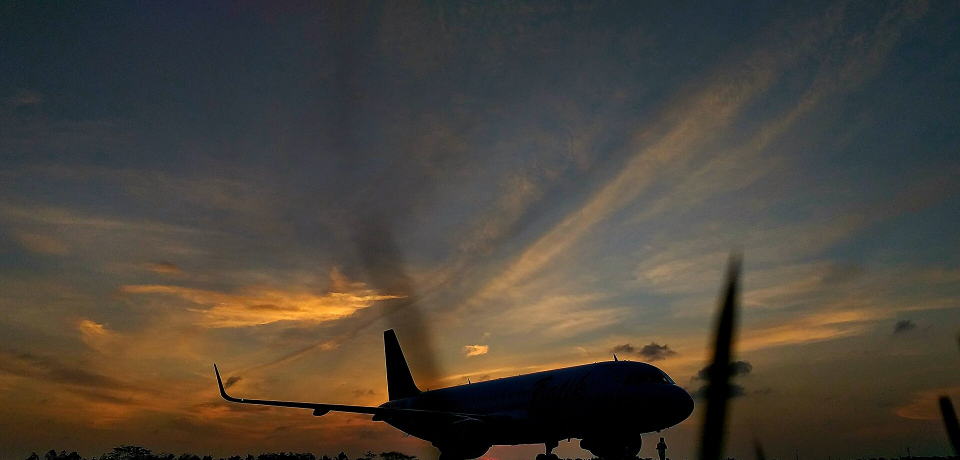
#> input picture la_cosa_nuestra/miniaturas/assets/avion_11.jpg, 1920 x 920 px (shown at 1/2 size); the run also reads 2 pictures not shown here
$ python miniatura_amado_estilo.py
#> lines starting #> are read from the running program, lines starting #| are printed output that depends on the picture; after the words box and inside, x2 and y2 are one past the last pixel; in counts of white or black regions, pixels touching at a corner belong together
### la_cosa_nuestra/miniaturas/crear_miniaturas.py
#!/usr/bin/env python3
"""Miniaturas 1280x720 para 'El Señor de los Cielos' (Amado Carrillo Fuentes). Diseño propio inspirado en el estilo de
las miniaturas de referencia (rostro recortado con brillo rojo, número/texto enorme, círculo rojo, papel rasgado, sangre).
Uso: python3 crear_miniaturas.py [carpeta_salida]"""
import math, os, random, sys
import cv2, numpy as np
from PIL import Image, ImageDraw, ImageFilter, ImageFont

AQUI = os.path.dirname(os.path.abspath(__file__))
A = lambda n: os.path.join(AQUI, "assets", n)
W, H = 1280, 720
FONT = "/usr/share/fonts/opentype/inter/Inter-Black.otf"
ROJO = (214, 24, 24); AMARILLO = (255, 214, 10); BLANCO = (255, 255, 255)


def font(sz): return ImageFont.truetype(FONT, sz)


def cover(im, w, h, cx=0.5, cy=0.5):
    s = max(w / im.width, h / im.height)
    im = im.resize((int(im.width * s) + 1, int(im.height * s) + 1), Image.LANCZOS)
    x = int((im.width - w) * cx); y = int((im.height - h) * cy)
    return im.crop((x, y, x + w, y + h))


def cargar(n): return Image.open(A(n)).convert("RGB")


def vineta(im, fuerza=0.75):
    a = np.asarray(im).astype(np.float32)
    yy, xx = np.mgrid[0:a.shape[0], 0:a.shape[1]]
    d = np.sqrt(((xx - a.shape[1] / 2) / (a.shape[1] / 2)) ** 2 + ((yy - a.shape[0] / 2) / (a.shape[0] / 2)) ** 2)
    m = 1 - fuerza * np.clip(d - 0.45, 0, 1) ** 1.4
    return Image.fromarray(np.clip(a * m[..., None], 0, 255).astype(np.uint8))


def grano(im, s=7, seed=3):
    a = np.asarray(im).astype(np.float32)
    r = np.random.default_rng(seed).normal(0, s, a.shape[:2])[..., None]
    return Image.fromarray(np.clip(a + r, 0, 255).astype(np.uint8))


# [5 lines left out: function tinte, not called in this run]


def rostro(altura):
    """recorte del rostro con bordes limpios (quita los restos de las rejillas del fondo)"""
    im = Image.open(A("cara_recorte.png")).convert("RGBA")
    al = np.asarray(im.split()[3])
    k = cv2.getStructuringElement(cv2.MORPH_ELLIPSE, (41, 41))
    al = cv2.morphologyEx(al, cv2.MORPH_OPEN, k)
    n, lab, st, _ = cv2.connectedComponentsWithStats((al > 128).astype(np.uint8))
    if n > 1:
        al = np.where(lab == 1 + np.argmax(st[1:, 4]), al, 0).astype(np.uint8)
    al = cv2.GaussianBlur(al, (0, 0), 2.2)
    rgb = np.asarray(im.convert("RGB")).astype(np.float32)
    g = rgb.mean(axis=2, keepdims=True)
    g = np.clip((g - 20) * 1.18, 0, 255)                          # mas contraste, blanco y negro duro
    out = Image.fromarray(np.dstack([np.repeat(g, 3, 2), al[..., None]]).astype(np.uint8), "RGBA")
    ys, xs = np.nonzero(al > 20)
    out = out.crop((xs.min(), ys.min(), xs.max() + 1, ys.max() + 1))
    return out.resize((int(out.width * altura / out.height), altura), Image.LANCZOS)


def con_brillo(base, cara, pos, color=ROJO, radio=26, intens=1.0, borde=0, borde_color=BLANCO):
    """pega 'cara' (RGBA) en 'base' con halo de color y, opcionalmente, contorno tipo sticker"""
    x, y = pos
    al = cara.split()[3]
    capa = Image.new("L", base.size, 0); capa.paste(al, (x, y))
    base = base.convert("RGBA")
    halo = capa.filter(ImageFilter.MaxFilter(2 * (radio // 3) + 1)).filter(ImageFilter.GaussianBlur(radio))
    halo = halo.point(lambda v: min(255, int(v * 1.6 * intens)))
    base.alpha_composite(Image.composite(Image.new("RGBA", base.size, color + (255,)), Image.new("RGBA", base.size, (0, 0, 0, 0)), halo))
    if borde:
        cnt = capa.filter(ImageFilter.MaxFilter(2 * borde + 1)).filter(ImageFilter.GaussianBlur(1.2))
        sombra = cnt.filter(ImageFilter.GaussianBlur(10)).point(lambda v: int(v * 0.6))
        base.alpha_composite(Image.composite(Image.new("RGBA", base.size, (0, 0, 0, 255)), Image.new("RGBA", base.size, (0, 0, 0, 0)), sombra), (8, 10))
        base.alpha_composite(Image.composite(Image.new("RGBA", base.size, borde_color + (255,)), Image.new("RGBA", base.size, (0, 0, 0, 0)), cnt))
    base.alpha_composite(cara, (x, y))
    return base.convert("RGB")


def texto(im, xy, s, sz, color=BLANCO, trazo=8, trazo_color=(0, 0, 0), ancla="la", sombra=True, rot=0, espaciado=0):
    """texto grande con contorno y sombra; rot gira el texto alrededor de su centro"""
    f = font(sz)
    capa = Image.new("RGBA", im.size, (0, 0, 0, 0))
    d = ImageDraw.Draw(capa)
    if sombra:
        d.text((xy[0] + 6, xy[1] + 8), s, font=f, fill=(0, 0, 0, 200), anchor=ancla, stroke_width=trazo, stroke_fill=(0, 0, 0, 200))
        capa = capa.filter(ImageFilter.GaussianBlur(4)); d = ImageDraw.Draw(capa)
    d.text(xy, s, font=f, fill=color + (255,), anchor=ancla, stroke_width=trazo, stroke_fill=trazo_color + (255,))
    if rot:
        capa = capa.rotate(rot, center=xy, resample=Image.BICUBIC)
    base = im.convert("RGBA"); base.alpha_composite(capa)
    return base.convert("RGB")


def ancho_texto(s, sz, trazo=8):
    b = font(sz).getbbox(s, stroke_width=trazo)
    return b[2] - b[0]


# [225 lines left out: functions ajustar, sangre, rasgado, papel_rasgado, circulo_flecha, cinta and 9 more, not called in this run]


# [2 lines that do not run on import are left out]

### la_cosa_nuestra/miniaturas/miniatura_banderas.py
#!/usr/bin/env python3
"""Miniatura Ovidio: bandera de EE.UU. a la izquierda, Palacio Nacional con la bandera de Mexico a la derecha, rostro completo al centro.
Uso: python3 miniatura_banderas.py [carpeta_salida]"""
import os, sys
import numpy as np
from PIL import Image, ImageDraw, ImageFilter, ImageEnhance
from crear_miniaturas import *
from miniatura_documental import realzar


# [16 lines left out: functions rostro_ovidio, rostro_traje, not called in this run]


def mitad(nombre, caja, w, h, k, rgb):
    im = cargar(nombre); x0, y0, x1, y1 = caja
    im = im.crop((int(im.width * x0), int(im.height * y0), int(im.width * x1), int(im.height * y1)))
    im = cover(im, w, h)
    a = np.asarray(realzar(im, 1.0, 1.1, 1.12)).astype(np.float32) * k * np.array(rgb, np.float32)
    return Image.fromarray(np.clip(a, 0, 255).astype(np.uint8))


# [10 lines left out: function grunge, not called in this run]


def insignia(im, centro, r=40):
    """sello azul de cuenta verificada"""
    S = 4; capa = Image.new("RGBA", (2 * r * S + 8, 2 * r * S + 8), (0, 0, 0, 0)); d = ImageDraw.Draw(capa); c = r * S + 4
    import math
    pts = [(c + (r * S * (0.88 + 0.12 * math.cos(8 * t))) * math.cos(t), c + (r * S * (0.88 + 0.12 * math.cos(8 * t))) * math.sin(t)) for t in np.linspace(0, 2 * math.pi, 400)]
    d.polygon(pts, fill=(29, 155, 240, 255))
    d.line([(c - 0.36 * r * S, c + 0.02 * r * S), (c - 0.1 * r * S, c + 0.28 * r * S), (c + 0.4 * r * S, c - 0.26 * r * S)], fill=(255, 255, 255, 255), width=int(0.16 * r * S), joint="curve")
    capa = capa.resize((capa.width // S, capa.height // S), Image.LANCZOS)
    b = im.convert("RGBA"); b.alpha_composite(capa, (int(centro[0] - capa.width / 2), int(centro[1] - capa.height / 2))); return b.convert("RGB")


def marco(im, g=9):
    d = ImageDraw.Draw(im)
    for i in range(g):
        v = int(170 - 8 * abs(i - g / 2) * 2); d.rectangle((i, i, W - 1 - i, H - 1 - i), outline=(v, v, v + 6))
    return im


# [19 lines left out: function miniatura, not called in this run]


# [4 lines that do not run on import are left out]

### la_cosa_nuestra/miniaturas/miniatura_documental.py
#!/usr/bin/env python3
"""Miniatura estilo 'collage documental' (fotos rasgadas, expediente de fondo, rostro grande en COLOR).
El color del rostro es una colorizacion estimada (mapa de color por luminosidad) sobre la ficha en blanco y negro.
Uso: python3 miniatura_documental.py [carpeta_salida]"""
import os, sys, random
import numpy as np
from PIL import Image, ImageDraw, ImageFilter
from crear_miniaturas import *

RAMPA = [(0, (8, 7, 8)), (50, (46, 34, 30)), (110, (130, 94, 80)), (170, (190, 146, 124)), (215, (222, 180, 156)), (255, (240, 212, 192))]


# [33 lines left out: functions colorizar, tira_texto, expediente, not called in this run]


def realzar(im, brillo=1.0, sat=1.12, contraste=1.1):
    a = np.asarray(im).astype(np.float32)
    g = a.mean(axis=2, keepdims=True); a = g + (a - g) * sat
    a = (a - 128) * contraste + 128 + (brillo - 1) * 128
    return Image.fromarray(np.clip(a, 0, 255).astype(np.uint8))


# [12 lines left out: function fondo_collage, not called in this run]


def base(var="A"):
    im = fondo_collage(var)
    return expediente(im, (1090, 175), (350, 280), 5, None)


def con_cara(im):
    cara = colorizar(rostro(740))
    return con_brillo(im, cara, (10, H - cara.height + 25), (200, 25, 25), radio=22, intens=0.55, borde=11, borde_color=(235, 230, 215))


def va(var="A"):
    return grano(vineta(con_cara(base(var)), 0.3), 4)


# [4 lines left out: function main, not called in this run]


# [2 lines that do not run on import are left out]

### la_cosa_nuestra/miniaturas/colorizar_rostro.py
#!/usr/bin/env python3
"""Colorizacion estimada de la ficha en blanco y negro de Amado Carrillo: piel con matices (frente mas calida, mejillas rosadas,
labios), pelo/barba/cejas en marron oscuro y ojos castanos. No es el color real (no existe foto a color): es una estimacion."""
import numpy as np, cv2
from PIL import Image

PIEL = [(0, (26, 17, 14)), (60, (86, 54, 40)), (110, (138, 92, 68)), (160, (184, 130, 98)), (210, (216, 164, 128)), (255, (238, 196, 162))]
PELO = [(0, (8, 6, 6)), (45, (32, 24, 20)), (80, (58, 44, 36)), (120, (94, 74, 60)), (255, (140, 112, 92))]


def rampa(g, tabla):
    xs = [p for p, _ in tabla]
    return np.stack([np.interp(g, xs, [c[i] for _, c in tabla]) for i in range(3)], -1)


def mancha(h, w, cx, cy, rx, ry):
    yy, xx = np.mgrid[0:h, 0:w]
    return np.exp(-(((xx / w - cx) / rx) ** 2 + ((yy / h - cy) / ry) ** 2))


def colorizar(cara):
    rgba = np.asarray(cara.convert("RGBA")).astype(np.float32); g = rgba[..., 0]; al = rgba[..., 3]
    h, w = g.shape
    gs = cv2.GaussianBlur(g, (0, 0), 6)
    es_piel = np.clip((gs - 70) / 60, 0, 1)[..., None]                        # zonas claras = piel; oscuras = pelo/barba/cejas
    es_piel = es_piel * np.clip(1.0 - 1.2 * mancha(h, w, 0.5, 0.12, 0.55, 0.12), 0, 1)[..., None] + 0 * es_piel
    gp = 255 * (g / 255.0) ** 1.22                                           # baja un poco los medios (el blanco y negro esta muy quemado)
    piel, pelo = rampa(gp, PIEL), rampa(g, PELO)
    out = piel * es_piel + pelo * (1 - es_piel)
    # matices de la piel
    frente = mancha(h, w, 0.5, 0.30, 0.30, 0.10)[..., None]; out += frente * es_piel * np.array([6, 3, -6])        # frente algo mas calida
    mej = (mancha(h, w, 0.27, 0.58, 0.10, 0.07) + mancha(h, w, 0.73, 0.58, 0.10, 0.07))[..., None]
    out += mej * es_piel * np.array([13, -5, -2]) * (g[..., None] / 255.0)                                          # rubor
    nariz = mancha(h, w, 0.5, 0.58, 0.07, 0.07)[..., None]; out += nariz * es_piel * np.array([14, -4, -2])
    labio = mancha(h, w, 0.5, 0.765, 0.07, 0.018)[..., None]; out += labio * es_piel * np.array([24, -10, -6]) * (g[..., None] / 255.0)
    ojeras = (mancha(h, w, 0.34, 0.50, 0.08, 0.025) + mancha(h, w, 0.65, 0.50, 0.08, 0.025))[..., None]; out += ojeras * es_piel * np.array([-6, -10, -2])
    # ojos castanos: iris oscuro cerca de los ojos con un tono marron
    ojo = (mancha(h, w, 0.335, 0.455, 0.035, 0.022) + mancha(h, w, 0.65, 0.455, 0.035, 0.022))[..., None]
    out += ojo * (1 - np.clip(g[..., None] / 140, 0, 1)) * np.array([28, 10, -4])
    # blancos de los ojos y dientes: casi neutros
    blanco = np.clip((g - 225) / 25, 0, 1)[..., None]; out = out * (1 - 0.45 * blanco) + 238 * 0.45 * blanco
    out = np.clip(out, 0, 255)
    return Image.fromarray(np.dstack([out, al]).astype(np.uint8), "RGBA")

### la_cosa_nuestra/miniaturas/miniatura_amado_estilo.py
#!/usr/bin/env python3
"""Amado Carrillo Fuentes en el mismo estilo que la miniatura de Ovidio con banderas: dos fotos grandes a pantalla completa
fundidas en el centro, rostro grande (en color estimado), nombre con sello de verificado arriba a la izquierda y marco metalico.
Uso: python3 miniatura_amado_estilo.py [carpeta_salida]"""
import os, sys
import numpy as np
from PIL import Image
from crear_miniaturas import *
from colorizar_rostro import colorizar
from miniatura_banderas import mitad, insignia, marco


def miniatura(izq, der, cajas, k=(1.0, 1.0), rgb=((1.0, 1.0, 1.04), (1.04, 1.0, 0.96))):
    a = mitad(izq, cajas[0], 760, H, k[0], rgb[0]); b = mitad(der, cajas[1], 760, H, k[1], rgb[1])
    im = Image.new("RGB", (W, H))
    ramp = np.clip((np.linspace(0, 1, 760) - 0.55) / 0.45, 0, 1); ramp = 1 - ramp * ramp * (3 - 2 * ramp)
    m = Image.fromarray((np.tile(ramp, (H, 1)) * 255).astype(np.uint8))
    im.paste(b, (W - 760, 0)); im.paste(a, (0, 0), m)
    im = vineta(im, 0.5)
    cara = colorizar(rostro(650))
    im = con_brillo(im, cara, ((W - cara.width) // 2 + 50, H - cara.height + 18), (0, 0, 0), radio=26, intens=0.85, borde=0)
    sz = 80; nombre = "Amado Carrillo"
    im = texto(im, (36, 16), nombre, sz, BLANCO, trazo=0, sombra=True, ancla="la")
    im = insignia(im, (36 + ancho_texto(nombre, sz, 0) + int(sz * 0.55), 16 + int(sz * 0.64)), int(sz * 0.39))
    return marco(grano(im, 4))


if __name__ == "__main__":
    out = sys.argv[1] if len(sys.argv) > 1 else os.path.join(os.path.dirname(os.path.abspath(__file__)), "salida")
    v = {"A": miniatura("avion_11.jpg", "bg_aerea_mexico.jpg", [(0.20, 0.0, 0.85, 1.0), (0.0, 0.0, 0.8, 0.75)], k=(1.25, 1.1)),
         "B": miniatura("bg_727_noche.jpg", "bg_727_niebla.jpg", [(0.0, 0.1, 0.8, 0.95), (0.25, 0.1, 0.95, 0.95)], k=(1.1, 1.1))}
#> in cargar, returned value is the input picture: PIL image 1920x920 RGB; mean R, G, B 74.3, 67.2, 57.6
#> call 2 of cargar, with n = 'bg_aerea_mexico.jpg'
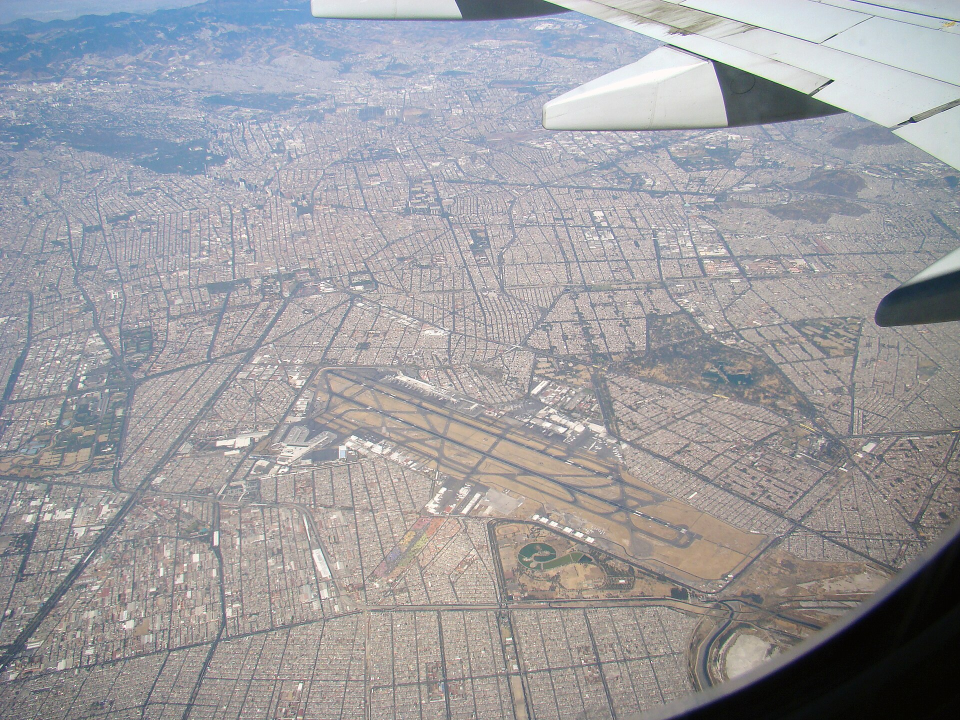
#> input picture la_cosa_nuestra/miniaturas/assets/bg_aerea_mexico.jpg, 1920 x 1440 px (shown at 1/2 size)
#> in cargar, returned value is the input picture: PIL image 1920x1440 RGB; mean R, G, B 157.4, 156.5, 160
#> in miniatura, `im = Image.new("RGB", (W, H))`: im: PIL image 1280x720 RGB; every value is 0
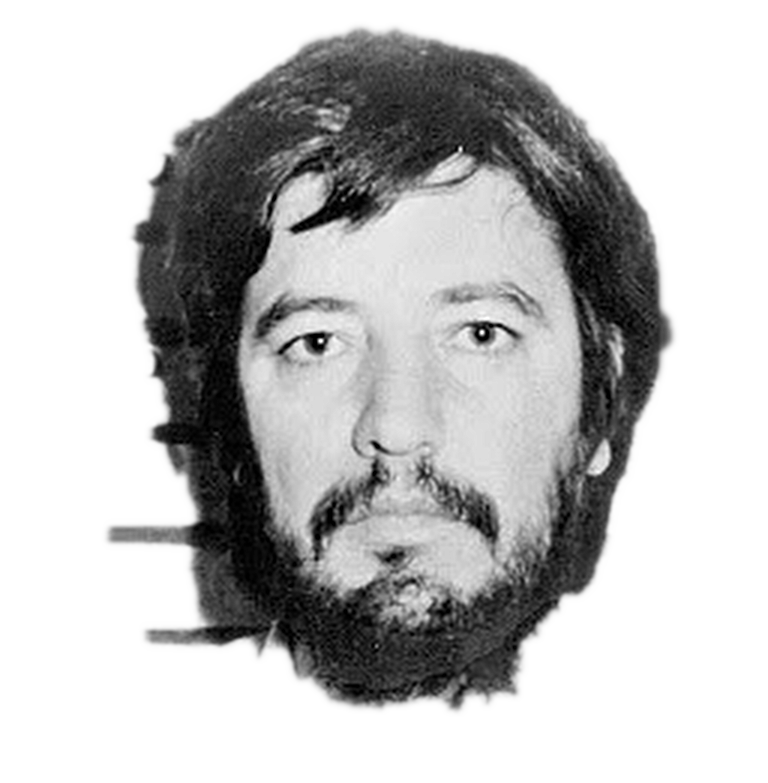
#> input picture la_cosa_nuestra/miniaturas/assets/cara_recorte.png, 768 x 783 px
#> in rostro, im is the input picture: PIL image 768x783 RGBA; mean R, G, B, A 175.5, 175.5, 175.5, 117.8
#> in rostro, `n, lab, st, _ = cv2.connectedComponentsWithStats((al > 128).astype(np...`:
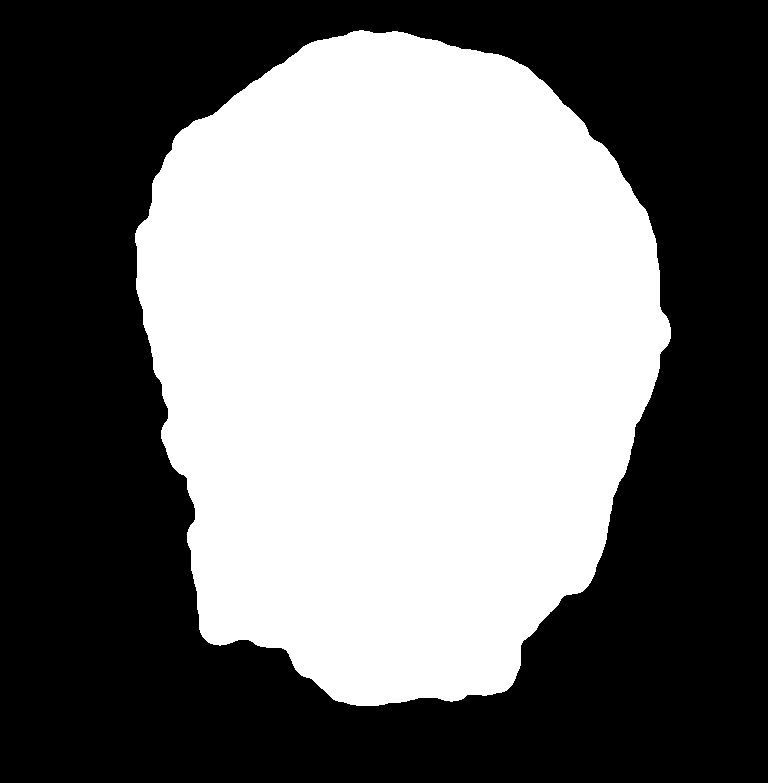
#> lab: shape (783, 768) int32; values 0 (black) and 1 (white), 45.7% white; 1 white region, box (x1, y1, x2, y2) and area: (135, 30, 671, 706) 274532
#> in rostro, `n, lab, st, _ = cv2.connectedComponentsWithStats((al > 128).astype(np...`: n = 2; st = [[0, 0, 768, 783, 326812], [135, 30, 536, 676, 274532]]
#> in colorizar, `al = rgba[..., 3]`:
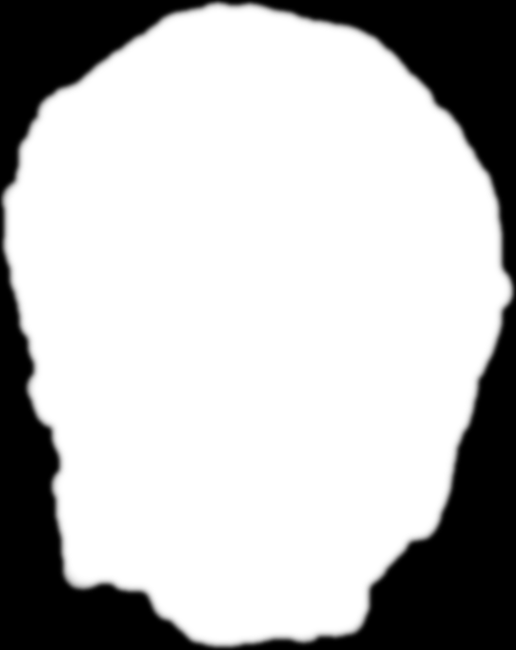
#> al: shape (650, 516) float32; min 0, max 255, mean 188.3
#> in colorizar, `gs = cv2.GaussianBlur(g, (0, 0), 6)`:
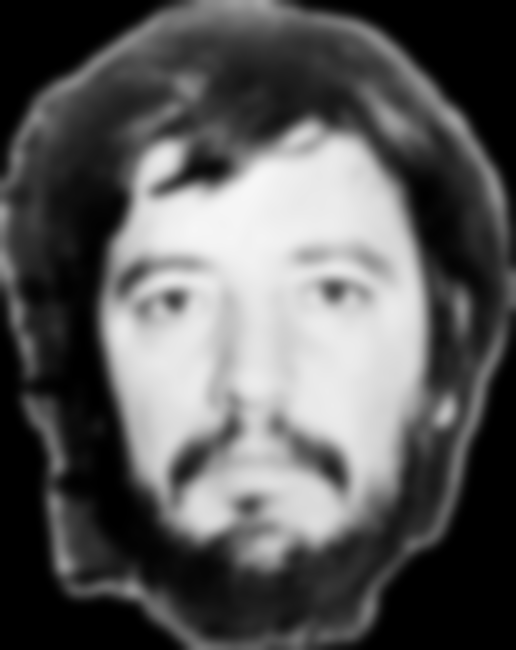
#> gs: shape (650, 516) float32; min 0, max 246.9, mean 90.9
#> in colorizar, `es_piel = es_piel * np.clip(1.0 - 1.2 * mancha(h, w, 0.5, 0.12, 0.55, ..`:
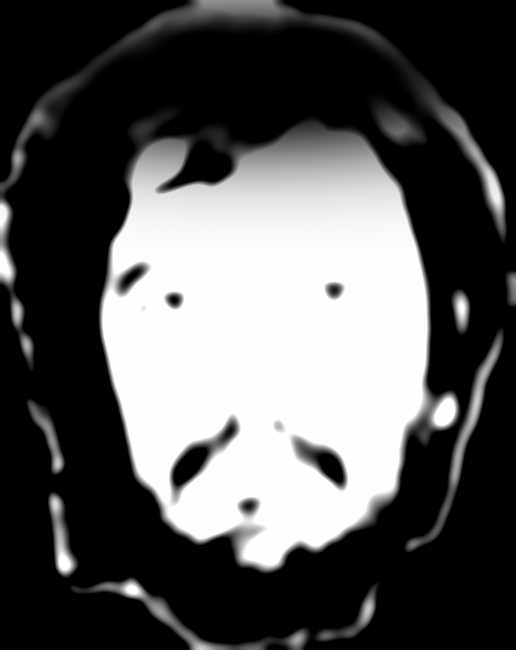
#> es_piel: shape (650, 516, 1) float64; min 0, max 1, mean 0.34
#> in rampa, `return np.stack([np.interp(g, xs, [c[i] for _, c in tabla]) for i in r..`:
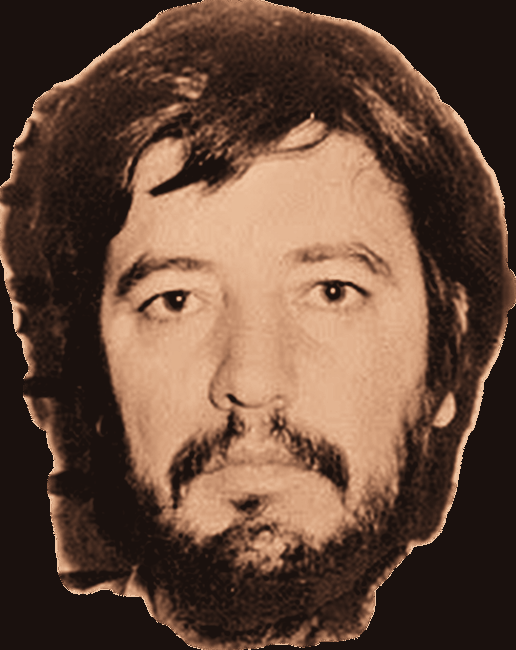
#> returned value: shape (650, 516, 3) float64; mean of channels 0, 1, 2 102.6, 74.4, 58.2; drawn as R, G, B
    for n, im in v.items():
        r = os.path.join(out, f"miniatura_AMADO_estilo_{n}.jpg"); im.save(r, quality=92, optimize=True); print(r)
#> this loop made 2 passes
#> n on passes 1 to 2: 'A', 'B'
#| la_cosa_nuestra/miniaturas/salida/miniatura_AMADO_estilo_A.jpg
#| la_cosa_nuestra/miniaturas/salida/miniatura_AMADO_estilo_B.jpg
